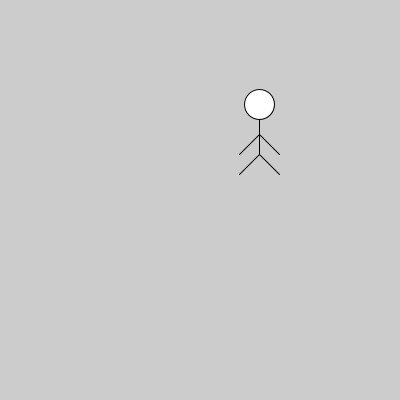
Frame 1 (no input)
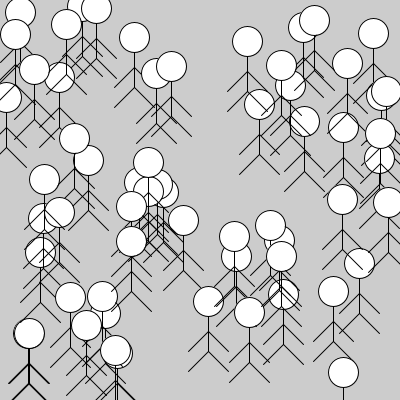
Frame 60 (the mouse pressed at the canvas centre just before this capture)
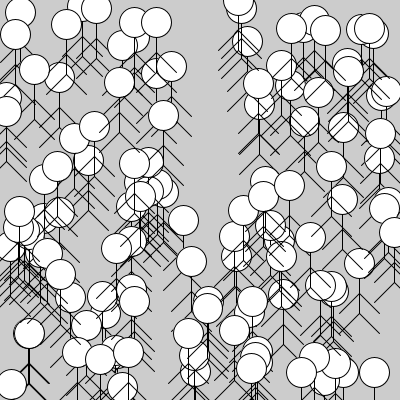
Frame 120 (the mouse held since frame 60 and released just before this capture)

The Processing sketch that drew these frames (run headless with seeded random() and noise(); from frame 60 on, the mouse is pressed at the canvas centre):

// Processing sketch: persona_parametros_random_pos
// ── persona_parametros_random_pos.pde
int contador = 1000000;

void setup() {
  size(400, 400);
}

void draw() {
  if(contador > 0){
    dibujarStickman(
      round(random(400)),
      round(random(400))
    );
    contador--;
  }
}

// ── funciones.pde
void dibujarStickman(int posX, int posY) {
  line(posX, posY, posX, posY+50); //Cuerpo
  ellipse(posX, posY, 30, 30); //Cabeza
  line(posX, posY+50, posX+20, posY+70); //Pierna Izq
  line(posX, posY+50, posX-20, posY+70); //Pierna Der
  line(posX, posY+30, posX+20, posY+50); //Mano Izq
  line(posX, posY+30, posX-20, posY+50); //Mano Der
}
